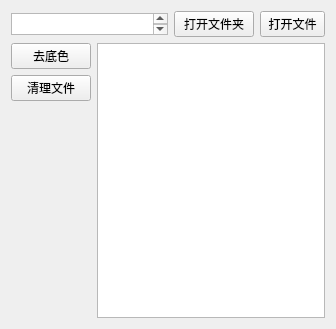
<?xml version="1.0" encoding="UTF-8"?>
<ui version="4.0">
 <class>Widget</class>
 <widget class="QWidget" name="Widget">
  <property name="geometry">
   <rect>
    <x>0</x>
    <y>0</y>
    <width>336</width>
    <height>329</height>
   </rect>
  </property>
  <property name="maximumSize">
   <size>
    <width>336</width>
    <height>329</height>
   </size>
  </property>
  <property name="windowTitle">
   <string>Widget</string>
  </property>
  <layout class="QVBoxLayout" name="verticalLayout">
   <item>
    <layout class="QHBoxLayout" name="horizontalLayout">
     <item>
      <widget class="QTextEdit" name="path_text">
       <property name="minimumSize">
        <size>
         <width>100</width>
         <height>0</height>
        </size>
       </property>
       <property name="maximumSize">
        <size>
         <width>16777215</width>
         <height>22</height>
        </size>
       </property>
       <property name="readOnly">
        <bool>true</bool>
       </property>
      </widget>
     </item>
     <item>
      <widget class="QPushButton" name="pushButton">
       <property name="minimumSize">
        <size>
         <width>80</width>
         <height>0</height>
        </size>
       </property>
       <property name="text">
        <string>打开文件夹</string>
       </property>
      </widget>
     </item>
     <item>
      <widget class="QPushButton" name="pushButton_2">
       <property name="minimumSize">
        <size>
         <width>65</width>
         <height>0</height>
        </size>
       </property>
       <property name="text">
        <string>打开文件</string>
       </property>
      </widget>
     </item>
    </layout>
   </item>
   <item>
    <layout class="QGridLayout" name="gridLayout">
     <item row="0" column="1" rowspan="3">
      <widget class="QTextBrowser" name="textBrowser">
       <property name="minimumSize">
        <size>
         <width>0</width>
         <height>271</height>
        </size>
       </property>
      </widget>
     </item>
     <item row="2" column="0">
      <spacer name="verticalSpacer">
       <property name="orientation">
        <enum>Qt::Vertical</enum>
       </property>
       <property name="sizeHint" stdset="0">
        <size>
         <width>20</width>
         <height>158</height>
        </size>
       </property>
      </spacer>
     </item>
     <item row="0" column="0">
      <widget class="QPushButton" name="pushButton_3">
       <property name="minimumSize">
        <size>
         <width>60</width>
         <height>0</height>
        </size>
       </property>
       <property name="text">
        <string>去底色</string>
       </property>
      </widget>
     </item>
     <item row="1" column="0">
      <widget class="QPushButton" name="pushButton_4">
       <property name="text">
        <string>清理文件</string>
       </property>
      </widget>
     </item>
    </layout>
   </item>
  </layout>
 </widget>
 <resources/>
 <connections/>
</ui>
